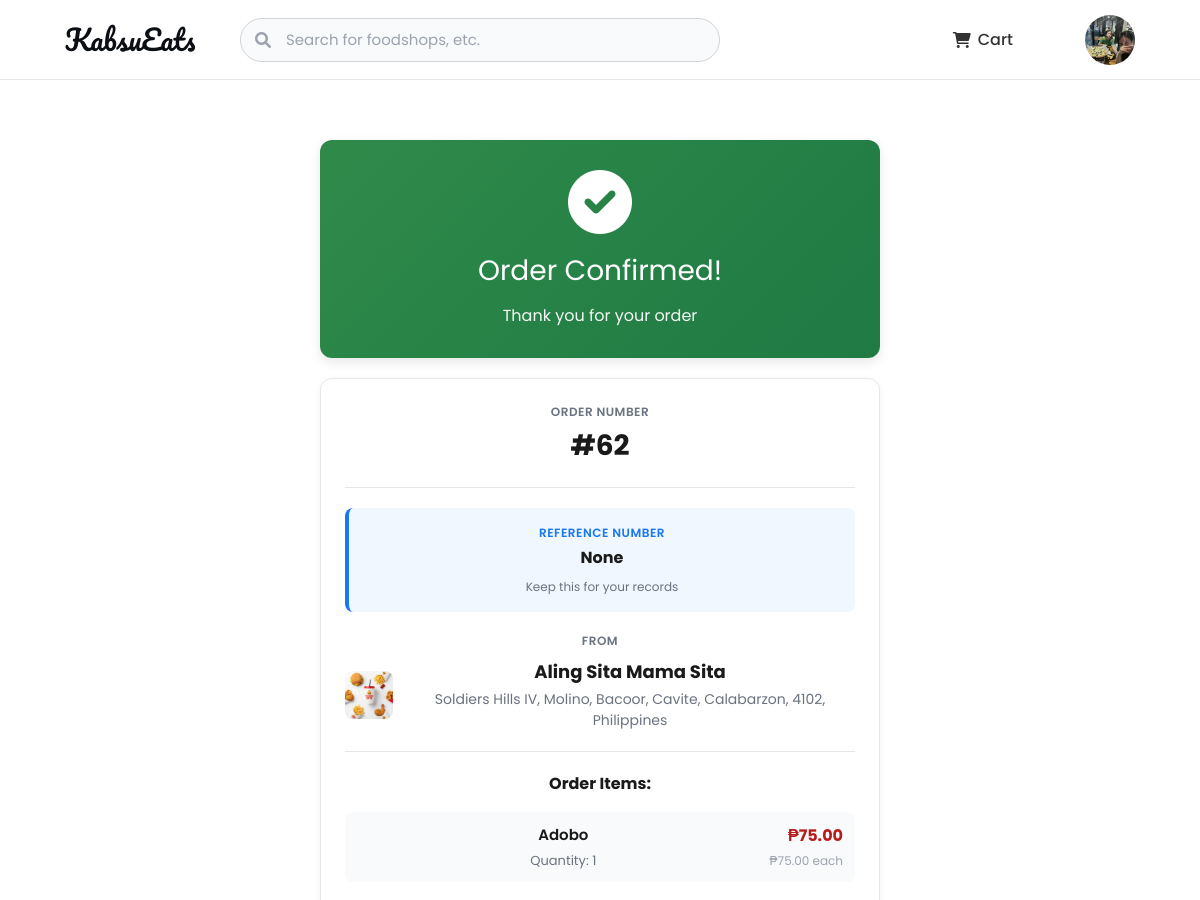
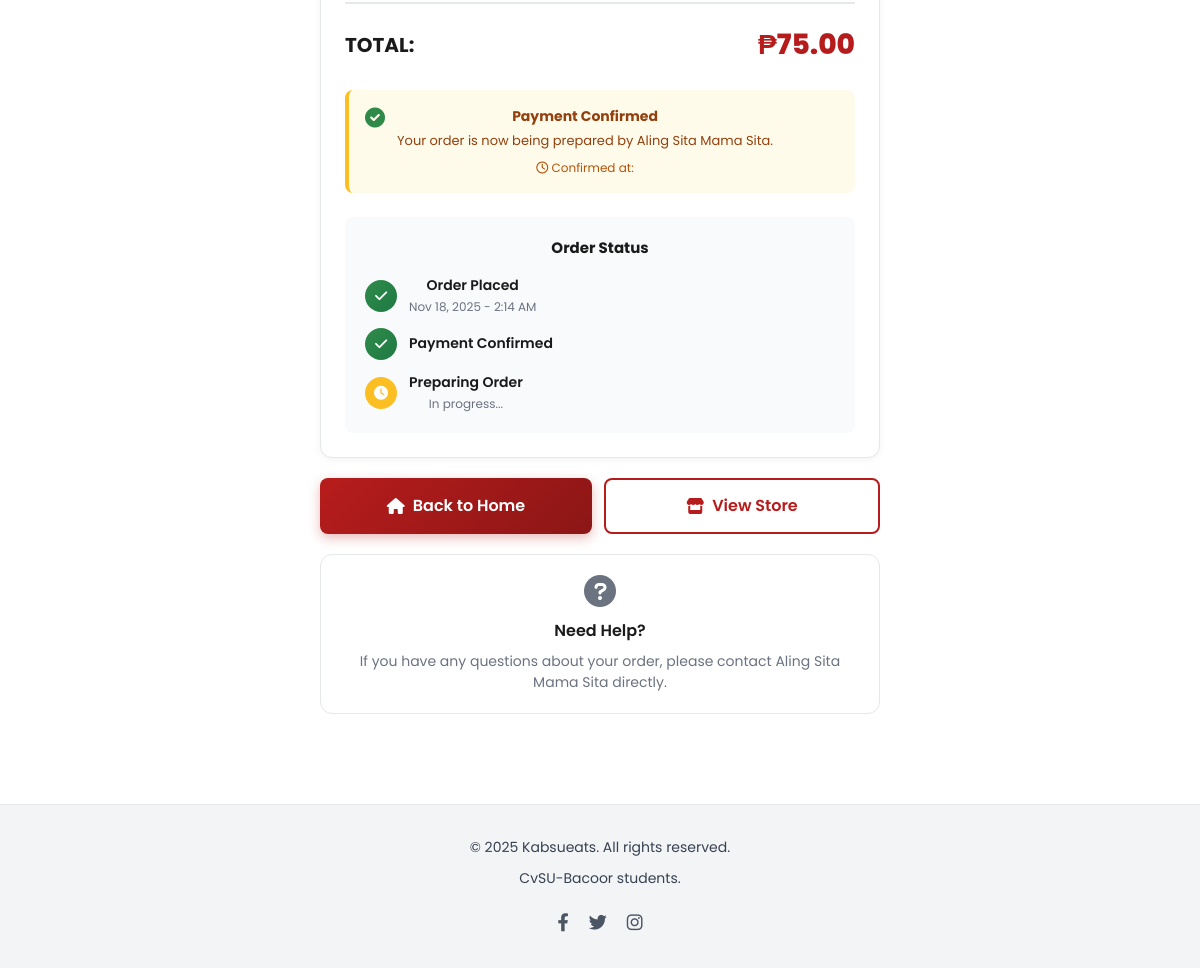
The app's page /order/confirmation/62/ (signed in) with its own data (2 pictures, top to bottom).
### webapp/models.py (models this page shows, shortened)
class UserProfile(models.Model):
    user = models.OneToOneField(User, on_delete=models.CASCADE, related_name='userprofile')
    profile_picture = models.ImageField(upload_to='profile_pictures/', null=True, blank=True)

class Order(models.Model):
    STATUS_CHOICES = [
        ('PENDING', 'Pending Payment'),
        ('PAID', 'Paid'),
        ('CANCELLED', 'Cancelled'),
        ('PREPARING', 'Preparing'),
        ('READY', 'Ready for Pick-up/Delivery'),
        ('COMPLETED', 'Completed'),
    ]
    user = models.ForeignKey(User, on_delete=models.CASCADE)
    establishment = models.ForeignKey('FoodEstablishment', on_delete=models.CASCADE)
    status = models.CharField(max_length=50, choices=STATUS_CHOICES, default='PENDING')
    total_amount = models.DecimalField(max_digits=10, decimal_places=2)
    gcash_reference_number = models.CharField(max_length=100, blank=True, null=True)
    gcash_payment_method = models.CharField(max_length=50, default='gcash')
    payment_confirmed_at = models.DateTimeField(null=True, blank=True)
    paymongo_checkout_id = models.CharField(max_length=100, blank=True, null=True)
    created_at = models.DateTimeField(auto_now_add=True)
    updated_at = models.DateTimeField(auto_now=True)

class FoodEstablishment(models.Model):
    owner = models.ForeignKey(User, on_delete=models.CASCADE)
    name = models.CharField(max_length=255)
    address = models.TextField()
    status = models.CharField(max_length=50, default='Open')
    image = models.ImageField(upload_to='establishment_images/', null=True, blank=True)
    category = models.ForeignKey('Category', on_delete=models.SET_NULL, null=True, blank=True)
    amenities = models.ManyToManyField('Amenity', blank=True)
    latitude = models.FloatField(null=True, blank=True)
    longitude = models.FloatField(null=True, blank=True)
    payment_methods = models.CharField(max_length=255, blank=True, null=True)
    created_at = models.DateTimeField(auto_now_add=True, null=True, blank=True)
    updated_at = models.DateTimeField(auto_now=True)

class OrderItem(models.Model):
    order = models.ForeignKey(Order, on_delete=models.CASCADE)
    menu_item = models.ForeignKey(MenuItem, on_delete=models.CASCADE)
    quantity = models.IntegerField()
    price_at_order = models.DecimalField(max_digits=10, decimal_places=2)
    @property
    def total_price(self):
        from decimal import Decimal
        return Decimal(self.price_at_order) * self.quantity

class MenuItem(models.Model):
    food_establishment = models.ForeignKey(
        'FoodEstablishment',
        on_delete=models.CASCADE,
        related_name='menu_items'
    )
    name = models.CharField(max_length=100)
    description = models.TextField(blank=True)
    price = models.DecimalField(max_digits=8, decimal_places=2)
    image = models.ImageField(upload_to='menu_images/', null=True, blank=True)
    quantity = models.PositiveIntegerField(
        default=0,
        help_text="Available stock or servings"
    )
    is_top_seller = models.BooleanField(default=False)
    top_seller_marked_at = models.DateTimeField(null=True, blank=True, default=None)
    created_at = models.DateTimeField(auto_now_add=True)
    updated_at = models.DateTimeField(auto_now=True)
    class Meta:
        ordering = ['-created_at']
        verbose_name = "Menu Item"
        verbose_name_plural = "Menu Items"

### webapp/views.py (the view)
# urls.py: path('order/confirmation/<int:order_id>/', views.order_confirmation_view, name='order_confirmation'),
@login_required
def order_confirmation_view(request, order_id):
    order = get_object_or_404(Order, id=order_id, user=request.user)
    order_items = order.orderitem_set.select_related('menu_item').all()
    context = {
        'order': order,
        'order_items': order_items,
    }
    return render(request, 'webapplication/order_confirmation.html', context)

### webapp/templates/webapplication/order_confirmation.html (shortened to what this page needs)
{% extends "webapplication/kabsueats.html" %}
{% load static %}
{% block content %}
<div style="max-width: 600px; margin: 40px auto; padding: 20px;">
    <div style="background: linear-gradient(135deg, #2f8a4a, #1f7a44); color: white; padding: 30px; border-radius: 12px; text-align: center; margin-bottom: 20px; box-shadow: 0 4px 12px rgba(0,0,0,0.1);">
        <i class="fas fa-check-circle" style="font-size: 64px; margin-bottom: 16px; animation: successPulse 1s ease-in-out;"></i>
        <h1 style="margin: 0; font-size: 28px;">Order Confirmed!</h1>
        <p style="margin: 12px 0 0 0; font-size: 16px; opacity: 0.95;">Thank you for your order</p>
    </div>
    <div style="background: white; border: 1px solid #e5e7eb; border-radius: 12px; padding: 24px; margin-bottom: 20px; box-shadow: 0 2px 8px rgba(0,0,0,0.05);">
        <div style="margin-bottom: 20px; padding-bottom: 20px; border-bottom: 1px solid #e5e7eb;">
            <p style="margin: 0; color: #6b7280; font-size: 12px; font-weight: 600; text-transform: uppercase; letter-spacing: 0.5px;">Order Number</p>
            <p style="margin: 4px 0 0 0; font-size: 28px; font-weight: 700; color: #1a1a1a;">#{{ order.id }}</p>
        </div>
        <div style="margin-bottom: 20px; padding: 16px; background: #f0f7ff; border-radius: 8px; border-left: 4px solid #1877F2;">
            <p style="margin: 0; color: #1877F2; font-size: 12px; font-weight: 600; text-transform: uppercase; letter-spacing: 0.5px;">Reference Number</p>
            <p style="margin: 4px 0 0 0; font-size: 16px; font-weight: 700; color: #1a1a1a; word-break: break-all;">{{ order.gcash_reference_number }}</p>
            <p style="margin: 8px 0 0 0; font-size: 12px; color: #6b7280;">Keep this for your records</p>
        </div>
        <div style="margin-bottom: 20px;">
            <p style="margin: 0; color: #6b7280; font-size: 12px; font-weight: 600; text-transform: uppercase; letter-spacing: 0.5px; margin-bottom: 8px;">From</p>
            <div style="display: flex; align-items: center; gap: 12px;">
                {% if order.establishment.image %}
                <img src="{{ order.establishment.image.url }}" alt="{{ order.establishment.name }}" style="width: 48px; height: 48px; border-radius: 8px; object-fit: cover;">
                {% else %}
                <div style="width: 48px; height: 48px; border-radius: 8px; background: linear-gradient(135deg, #f0f0f0, #e0e0e0); display: flex; align-items: center; justify-content: center;">
                    <i class="fas fa-store" style="color: #9ca3af; font-size: 20px;"></i>
                </div>
                {% endif %}
                <div>
                    <p style="margin: 0; font-size: 18px; font-weight: 700; color: #1a1a1a;">{{ order.establishment.name }}</p>
                    <p style="margin: 4px 0 0 0; color: #6b7280; font-size: 14px;">{{ order.establishment.address }}</p>
                </div>
            </div>
        </div>
        <div style="margin-bottom: 20px; padding-top: 20px; border-top: 1px solid #e5e7eb;">
            <p style="margin: 0 0 16px 0; font-weight: 700; font-size: 16px; color: #1a1a1a;">Order Items:</p>
            {% for item in order_items %}
            <div style="display: flex; justify-content: space-between; align-items: start; margin-bottom: 12px; padding: 12px; background: #f9fafb; border-radius: 8px;">
                <div style="flex: 1;">
                    <p style="margin: 0; font-weight: 600; font-size: 15px; color: #1a1a1a;">{{ item.menu_item.name }}</p>
                    <p style="margin: 4px 0 0 0; font-size: 13px; color: #6b7280;">Quantity: {{ item.quantity }}</p>
                </div>
                <div style="text-align: right;">
                    <p style="margin: 0; font-weight: 700; font-size: 16px; color: #B71C1C;">₱{{ item.total_price|floatformat:2 }}</p>
                    <p style="margin: 4px 0 0 0; font-size: 12px; color: #9ca3af;">₱{{ item.price_at_order|floatformat:2 }} each</p>
                </div>
            </div>
            {% endfor %}
        </div>
        <div style="padding-top: 20px; border-top: 2px solid #e5e7eb; margin-top: 20px;">
            <div style="display: flex; justify-content: space-between; align-items: center;">
                <span style="font-size: 20px; font-weight: 700; color: #1a1a1a;">TOTAL:</span>
                <span style="font-size: 28px; font-weight: 800; color: #B71C1C;">₱{{ order.total_amount|floatformat:2 }}</span>
            </div>
        </div>
        <div style="margin-top: 24px; padding: 16px; background: #FFFBEB; border-radius: 8px; border-left: 4px solid #FBBF24;">
            <div style="display: flex; align-items: start; gap: 12px;">
                <i class="fas fa-check-circle" style="color: #2f8a4a; font-size: 20px; margin-top: 2px;"></i>
                <div>
                    <p style="margin: 0; font-size: 14px; font-weight: 700; color: #92400E;">Payment Confirmed</p>
                    <p style="margin: 4px 0 0 0; font-size: 13px; color: #92400E;">Your order is now being prepared by {{ order.establishment.name }}.</p>
                    <p style="margin: 8px 0 0 0; font-size: 12px; color: #b45309;">
                        <i class="far fa-clock"></i> Confirmed at: {{ order.payment_confirmed_at|date:"M d, Y - g:i A" }}
                    </p>
                </div>
            </div>
        </div>
        <div style="margin-top: 24px; padding: 20px; background: #f9fafb; border-radius: 8px;">
            <p style="margin: 0 0 16px 0; font-weight: 700; font-size: 15px; color: #1a1a1a;">Order Status</p>
            <div style="display: flex; flex-direction: column; gap: 12px;">
                <div style="display: flex; align-items: center; gap: 12px;">
                    <div style="width: 32px; height: 32px; border-radius: 50%; background: linear-gradient(135deg, #2f8a4a, #1f7a44); display: flex; align-items: center; justify-content: center; flex-shrink: 0;">
                        <i class="fas fa-check" style="color: white; font-size: 14px;"></i>
                    </div>
                    <div>
                        <p style="margin: 0; font-weight: 600; font-size: 14px; color: #1a1a1a;">Order Placed</p>
                        <p style="margin: 2px 0 0 0; font-size: 12px; color: #6b7280;">{{ order.created_at|date:"M d, Y - g:i A" }}</p>
                    </div>
                </div>
                <div style="display: flex; align-items: center; gap: 12px;">
                    <div style="width: 32px; height: 32px; border-radius: 50%; background: linear-gradient(135deg, #2f8a4a, #1f7a44); display: flex; align-items: center; justify-content: center; flex-shrink: 0;">
                        <i class="fas fa-check" style="color: white; font-size: 14px;"></i>
                    </div>
                    <div>
                        <p style="margin: 0; font-weight: 600; font-size: 14px; color: #1a1a1a;">Payment Confirmed</p>
                    </div>
                </div>
                <div style="display: flex; align-items: center; gap: 12px;">
                    <div style="width: 32px; height: 32px; border-radius: 50%; background: #fbbf24; display: flex; align-items: center; justify-content: center; flex-shrink: 0; animation: pulse 2s ease-in-out infinite;">
                        <i class="fas fa-clock" style="color: white; font-size: 14px;"></i>
                    </div>
                    <div>
                        <p style="margin: 0; font-weight: 600; font-size: 14px; color: #1a1a1a;">Preparing Order</p>
                        <p style="margin: 2px 0 0 0; font-size: 12px; color: #6b7280;">In progress...</p>
                    </div>
                </div>
            </div>
        </div>
    </div>
    <div style="display: flex; gap: 12px; margin-bottom: 20px;">
        <a href="{% url 'kabsueats_home' %}" style="flex: 1; display: flex; align-items: center; justify-content: center; gap: 8px; padding: 14px; background: linear-gradient(135deg, #B71C1C, #8c1616); color: white; text-align: center; border-radius: 8px; text-decoration: none; font-weight: 600; transition: transform 0.2s, box-shadow 0.2s; box-shadow: 0 4px 12px rgba(183, 28, 28, 0.3);">
            <i class="fas fa-home"></i> Back to Home
        </a>
        <a href="{% url 'food_establishment_details' order.establishment.id %}" style="flex: 1; display: flex; align-items: center; justify-content: center; gap: 8px; padding: 14px; background: white; color: #B71C1C; text-align: center; border-radius: 8px; text-decoration: none; font-weight: 600; border: 2px solid #B71C1C; transition: all 0.2s;">
            <i class="fas fa-store"></i> View Store
        </a>
    </div>
    <div style="background: white; border: 1px solid #e5e7eb; border-radius: 12px; padding: 20px; text-align: center;">
        <i class="fas fa-question-circle" style="font-size: 32px; color: #6b7280; margin-bottom: 12px;"></i>
        <p style="margin: 0 0 8px 0; font-weight: 600; color: #1a1a1a;">Need Help?</p>
        <p style="margin: 0; font-size: 14px; color: #6b7280;">If you have any questions about your order, please contact {{ order.establishment.name }} directly.</p>
    </div>
</div>
{% endblock %}

### webapp/templates/webapplication/kabsueats.html (shortened to what this page needs)
{% load static %}
{% load custom_filters %}
<!DOCTYPE html>
<html lang="en">
<head>
    <link rel="stylesheet" href="{% static 'css/kabsueats_phoneview.css' %}" media="screen and (max-width: 768px)" />
    <link rel="stylesheet" href="{% static 'css/kabsueats_desktopview.css' %}" media="screen and (min-width: 769px)" />
    <link rel="stylesheet" href="https://cdnjs.cloudflare.com/ajax/libs/font-awesome/6.0.0-beta3/css/all.min.css">
    <link rel="stylesheet" href="https://unpkg.com/leaflet/dist/leaflet.css" />
    <link rel="stylesheet" href="https://unpkg.com/leaflet-routing-machine/dist/leaflet-routing-machine.css" />
    <script src="https://cdn.tailwindcss.com"></script>
</head>
<body>
    <header class="search-and-filters-wrapper">
        <div class="header-left">
            <div class="title_kabsueats">
                <a href="{% url 'kabsueats_home' %}" class="nav_button"><h2>KabsuEats</h2></a>
            </div>
        </div>
    {% block search_visibility_control %}
        {% if show_search|default:True %}
        <div class="header-center">
            <div class="search_container">
                <i class="fas fa-search search-icon"></i>
                <form id="search-form" onsubmit="event.preventDefault();">
                    <input class="search_text" id="searchInput" name="q" placeholder="Search for foodshops, etc."
                           value="{{ q|default_if_none:'' }}" oninput="applyFilters();" />
                </form>
            </div>
        </div>
        {% endif %}
    {% endblock search_visibility_control %}
        <div class="header-right">
            {% if user.is_authenticated %}
            <div class="cart_client">
                <a href="{% url 'view_cart' %}" class="pagelinks cart-link">
                    <i class="fas fa-shopping-cart"></i> Cart
                </a>
            </div>
            {% endif %}
            {% if user.is_authenticated %}
                <div class="profile-container">
                    <img src="{% if user.userprofile.profile_picture %}{{ user.userprofile.profile_picture.url }}{% else %}{% static 'images/placeholder_profile.png' %}{% endif %}" alt="Profile" class="profile-image" onclick="toggleDropdown()">
                </div>
            {% else %}
                <div class="auth_links">
                    <a href="{% url 'user_login_register' %}" class="auth_link">Sign up</a>
                    <a href="{% url 'user_login_register' %}" class="login_button">Log In</a>
                </div>
            {% endif %}
        </div>
    </header>
    <main class="main-content">
        {% block content %}{% endblock %}
    </main>
    <footer class="footer_container bg-gray-100 text-gray-700 py-8">
        <div class="footer-content">
            <p>&copy; 2025 Kabsueats. All rights reserved.</p>
            <p>CvSU-Bacoor students.</p>
            <div class="social-links">
                <a href="#" class="social-link"><i class="fab fa-facebook-f"></i></a>
                <a href="#" class="social-link"><i class="fab fa-twitter"></i></a>
                <a href="#" class="social-link"><i class="fab fa-instagram"></i></a>
            </div>
        </div>
    </footer>
</body>
</html>

### records on screen
Order: id "62", gcash_reference_number "None", establishment.image (picture), establishment.name "Aling Sita Mama Sita", establishment.address "Soldiers Hills IV, Molino, Bacoor, Cavite, Calabarzon, 4102, Philippines", total_amount "75.00", created_at "Nov 18, 2025 - 2:14 AM"
OrderItem: menu_item.name "Adobo", quantity "1", total_price "75.00", price_at_order "75.00"
